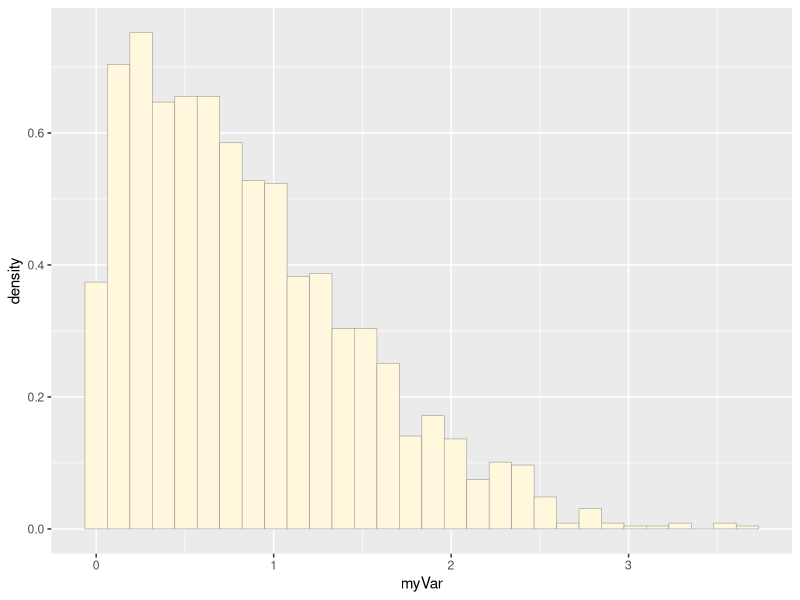
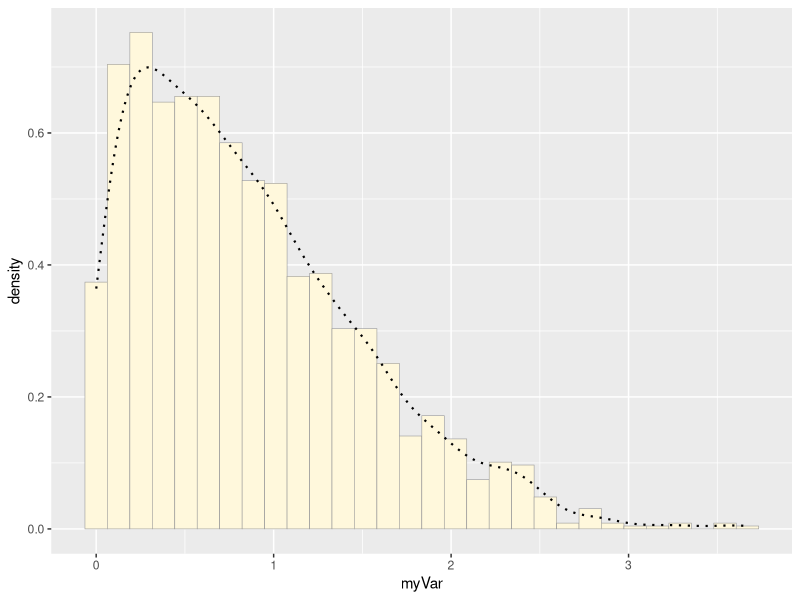
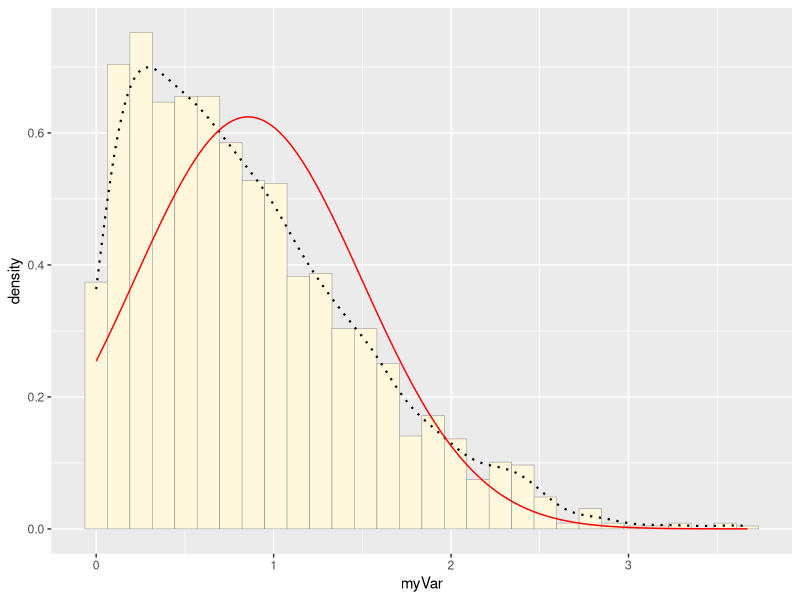
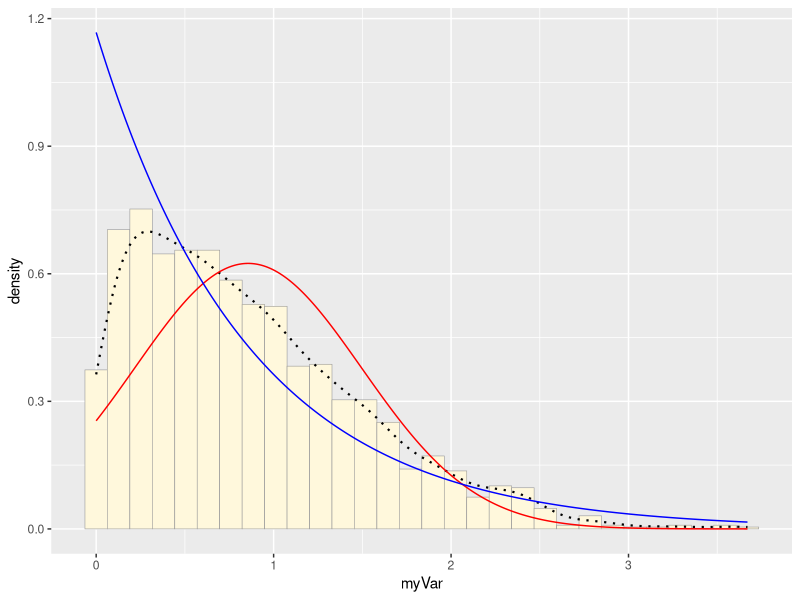
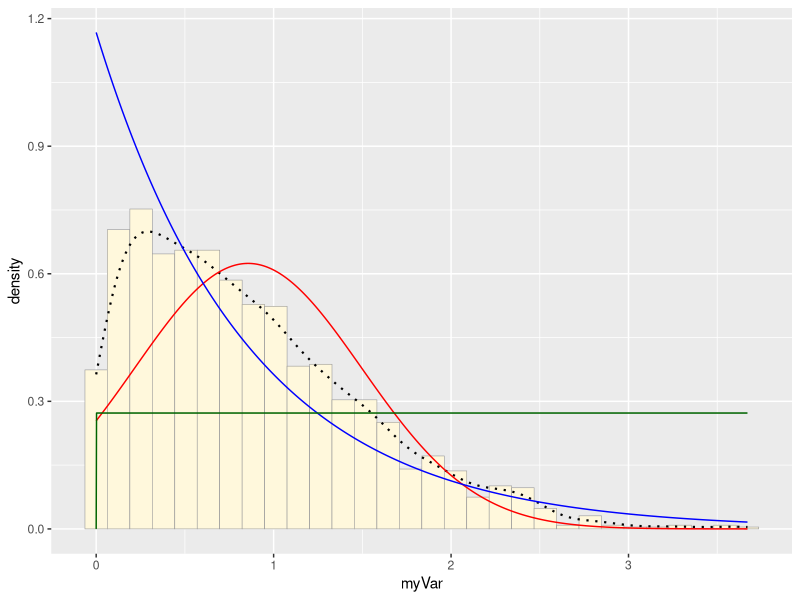
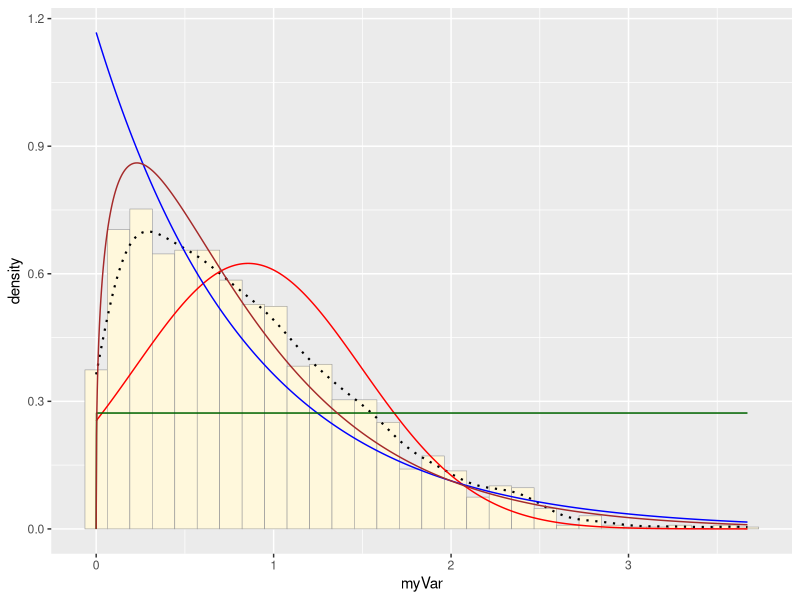
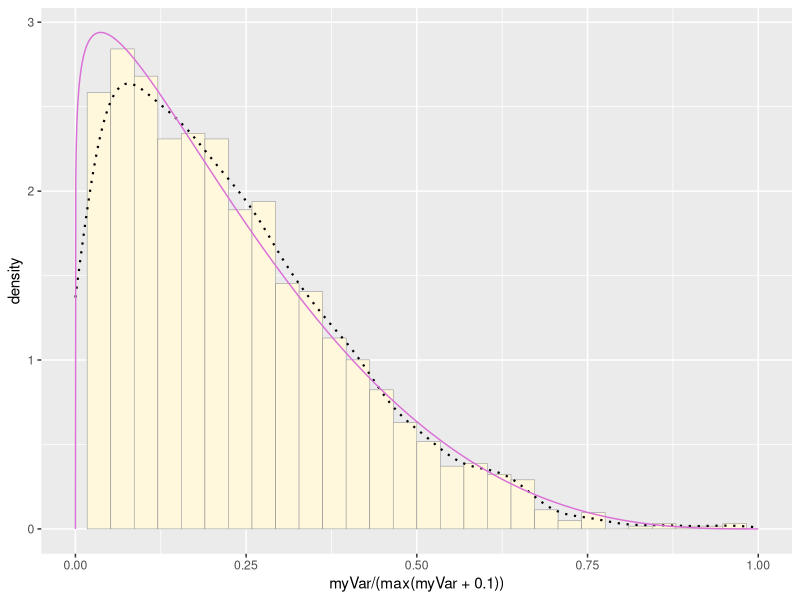
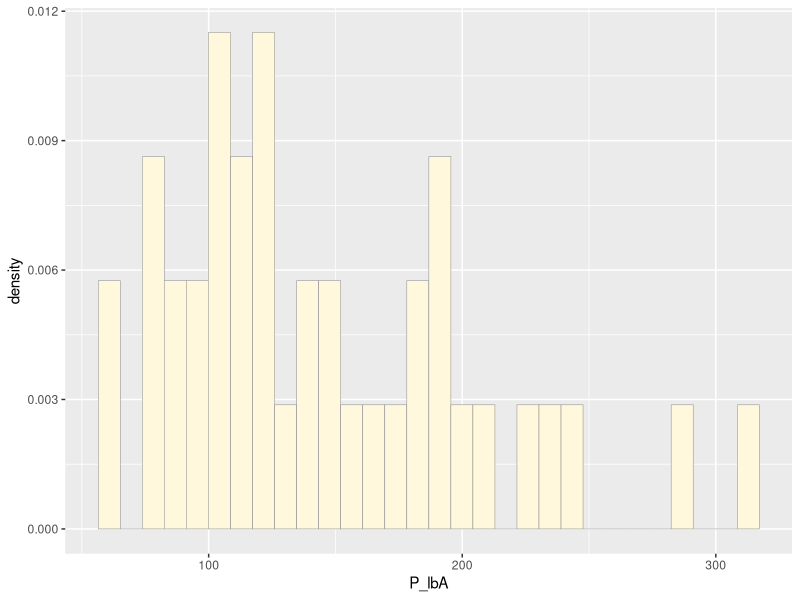

The R script that drew these images, in order:
## ---- chunk 1

library(ggplot2) # for graphics
library(MASS) # for maximum likelihood estimation


## ---- chunk 2
# quick and dirty, a truncated normal distribution to work on the solution set

z <- rnorm(n=3000,mean=0.2)
z <- data.frame(1:3000,z)
names(z) <- list("ID","myVar")
z <- z[z$myVar>0,]
str(z)
summary(z$myVar)

## ---- chunk 3
p1 <- ggplot(data=z, aes(x=myVar, y=..density..)) +
  geom_histogram(color="grey60",fill="cornsilk",size=0.2) 
print(p1)

## ---- chunk 4
p1 <-  p1 +  geom_density(linetype="dotted",size=0.75)
print(p1)

## ---- chunk 5
normPars <- fitdistr(z$myVar,"normal")
print(normPars)
str(normPars)
normPars$estimate["mean"] # note structure of getting a named attribute

## ---- chunk 6
meanML <- normPars$estimate["mean"]
sdML <- normPars$estimate["sd"]

xval <- seq(0,max(z$myVar),len=length(z$myVar))

 stat <- stat_function(aes(x = xval, y = ..y..), fun = dnorm, colour="red", n = length(z$myVar), args = list(mean = meanML, sd = sdML))
 p1 + stat

## ---- chunk 7
expoPars <- fitdistr(z$myVar,"exponential")
rateML <- expoPars$estimate["rate"]

stat2 <- stat_function(aes(x = xval, y = ..y..), fun = dexp, colour="blue", n = length(z$myVar), args = list(rate=rateML))
 p1 + stat + stat2

## ---- chunk 8
stat3 <- stat_function(aes(x = xval, y = ..y..), fun = dunif, colour="darkgreen", n = length(z$myVar), args = list(min=min(z$myVar), max=max(z$myVar)))
 p1 + stat + stat2 + stat3

## ---- chunk 9
gammaPars <- fitdistr(z$myVar,"gamma")
shapeML <- gammaPars$estimate["shape"]
rateML <- gammaPars$estimate["rate"]

stat4 <- stat_function(aes(x = xval, y = ..y..), fun = dgamma, colour="brown", n = length(z$myVar), args = list(shape=shapeML, rate=rateML))
 p1 + stat + stat2 + stat3 + stat4

## ---- chunk 10
pSpecial <- ggplot(data=z, aes(x=myVar/(max(myVar + 0.1)), y=..density..)) +
  geom_histogram(color="grey60",fill="cornsilk",size=0.2) + 
  xlim(c(0,1)) +
  geom_density(size=0.75,linetype="dotted")

betaPars <- fitdistr(x=z$myVar/max(z$myVar + 0.1),start=list(shape1=1,shape2=2),"beta")
shape1ML <- betaPars$estimate["shape1"]
shape2ML <- betaPars$estimate["shape2"]

statSpecial <- stat_function(aes(x = xval, y = ..y..), fun = dbeta, colour="orchid", n = length(z$myVar), args = list(shape1=shape1ML,shape2=shape2ML))
pSpecial + statSpecial

## ---- chunk 11
# loading in some data from an experiment I did in Summer 2020

z <- read.table("Rsheet_IC.csv",header=TRUE,sep=",", stringsAsFactors=FALSE)
str(z)
summary(z)


## ---- chunk 12
#x = pounds of phosphorus per acre 
p1 <- ggplot(data=z, aes(x=P_lbA, y=..density..)) +
  geom_histogram(color="grey60",fill="cornsilk",size=0.2) 
print(p1)

## ---- chunk 13

#add the density curve as a dotted line
p1 <-  p1 +  geom_density(linetype="dotted",size=0.75)
print(p1)

## ---- chunk 14
#use fitdistr to fit normal distribution parameters to data
normPars <- fitdistr(z$P_lbA,"normal")

#pring to view what it generated
print(normPars)
#view the structure
str(normPars)
#extract the mean
normPars$estimate["mean"] # note structure of getting a named attribute

## ---- chunk 15
#create mean and standard deviation values from fitdistr above
meanML <- normPars$estimate["mean"]
sdML <- normPars$estimate["sd"]

#creating a vector for x values to use on the graph
#zero to the max value of phoshorus
#length is the number of observations
xval <- seq(0,max(z$P_lbA),len=length(z$P_lbA))

#add a normal shaped line to the graph in red
 stat <- stat_function(aes(x = xval, y = ..y..), fun = dnorm, colour="red", n = length(z$P_lbA), args = list(mean = meanML, sd = sdML))
 p1 + stat

## ---- chunk 16
#fitdistr for exponential dis
expoPars <- fitdistr(z$P_lbA,"exponential")
#extracting the rate from the estimates generated
#by fitdistr
rateML <- expoPars$estimate["rate"]

#add an exponential dist. line to the graph in blue
stat2 <- stat_function(aes(x = xval, y = ..y..), fun = dexp, colour="blue", n = length(z$P_lbA), args = list(rate=rateML))
 p1 + stat + stat2
 
#this does not match

## ---- chunk 17

#create uniform probability using data min and max in dark green
stat3 <- stat_function(aes(x = xval, y = ..y..), fun = dunif, colour="darkgreen", n = length(z$P_lbA), args = list(min=min(z$P_lbA), max=max(z$P_lbA)))
 p1 + stat + stat2 + stat3

## ---- chunk 18
#fitdistr for gamma distribution
gammaPars <- fitdistr(z$P_lbA,"gamma")
#extract shape parameter
shapeML <- gammaPars$estimate["shape"]
#extract rate parameter
rateML <- gammaPars$estimate["rate"]

#add a line for gamma distribution to the plot in brown
stat4 <- stat_function(aes(x = xval, y = ..y..), fun = dgamma, colour="brown", n = length(z$P_lbA), args = list(shape=shapeML, rate=rateML))
 p1 + stat + stat2 + stat3 + stat4

## ---- chunk 19

#creating a special graph?
#x is proportional to max value of x plus 0.1
pSpecial <- ggplot(data=z, aes(x=P_lbA/(max(P_lbA + 0.1)), y=..density..)) +
  geom_histogram(color="grey60",fill="cornsilk",size=0.2) + 
  xlim(c(0,1)) +
  geom_density(size=0.75,linetype="dotted")

#fitdistr for beta 
betaPars <- fitdistr(x=z$P_lbA/max(z$P_lbA + 0.1),start=list(shape1=1,shape2=2),"beta")
#extract shape1
shape1ML <- betaPars$estimate["shape1"]
#extract shape 2
shape2ML <- betaPars$estimate["shape2"]


statSpecial <- stat_function(aes(x = xval, y = ..y..), fun = dbeta, colour="orchid", n = length(z$P_lbA), args = list(shape1=shape1ML,shape2=shape2ML))
pSpecial + statSpecial

## ---- chunk 20
#gamma is best fitting although 
gammaSim <- fitdistr(z$P_lbA,"gamma")

#extract mean and sd
shapeSim <- gammaSim$estimate["shape"]
rateSim <- gammaSim$estimate["rate"]

#generate random values
simSim <- rgamma(n = length(z$P_lbA), shape = shapeSim, rate = rateSim)
str(simSim)

#plot values as histogram
p1 <- ggplot(data=z, aes(x=simSim, y=..density..)) +
  geom_histogram(color="black",fill="thistle4",size=0.2) + theme_bw() +xlim (0,325)
print(p1)


#add the density curve as a dotted line
p1 <-  p1 +  geom_density(linetype="dotted",size=0.75)
print(p1)


## ---- chunk 21
#x = pounds of phosphorus per acre 
p1 <- ggplot(data=z, aes(x=P_lbA, y=..density..)) +
  geom_histogram(color="black",fill="salmon4",size=0.2) + xlim(0,325) +theme_bw()
print(p1)

## ---- chunk 22
#x = buckwheat density 

p1 <- ggplot(data=z, aes(x=BW_density, y=..density..)) +
  geom_histogram(color="black",fill="turquoise4",size=0.2) + 
  theme_bw()
print(p1)

## ---- chunk 23

#add the density curve as a dotted line
p1 <-  p1 +  geom_density(linetype="dotted",size=0.75)
print(p1)

## ---- chunk 24
#use fitdistr to fit normal distribution parameters to data
normPars <- fitdistr(z$BW_density,"normal")

#pring to view what it generated
print(normPars)
#view the structure
str(normPars)
#extract the mean
normPars$estimate["mean"] # note structure of getting a named attribute

## ---- chunk 25
#create mean and standard deviation values from fitdistr above
meanML <- normPars$estimate["mean"]
sdML <- normPars$estimate["sd"]

#creating a vector for x values to use on the graph
#zero to the max value of phoshorus
#length is the number of observations
xval <- seq(0,max(z$BW_density),len=length(z$BW_density))

#add a normal shaped line to the graph in red
 stat <- stat_function(aes(x = xval, y = ..y..), fun = dnorm, colour="red", n = length(z$BW_density), args = list(mean = meanML, sd = sdML))
 p1 + stat

## ---- chunk 26
#fitdistr for exponential dis
expoPars <- fitdistr(z$BW_density,"exponential")
#extracting the rate from the estimates generated
#by fitdistr
rateML <- expoPars$estimate["rate"]

#add an exponential dist. line to the graph in blue
stat2 <- stat_function(aes(x = xval, y = ..y..), fun = dexp, colour="blue", n = length(z$BW_density), args = list(rate=rateML))
 p1 + stat + stat2
 
#this does not match

## ---- chunk 27

#create uniform probability using data min and max in dark green
stat3 <- stat_function(aes(x = xval, y = ..y..), fun = dunif, colour="darkgreen", n = length(z$BW_density), args = list(min=min(z$P_lbA), max=max(z$BW_density)))
 p1 + stat + stat2 + stat3

## ---- chunk 28
#fitdistr for gamma distribution
gammaPars <- fitdistr(z$BW_density,"gamma")
#extract shape parameter
shapeML <- gammaPars$estimate["shape"]
#extract rate parameter
rateML <- gammaPars$estimate["rate"]

#add a line for gamma distribution to the plot in brown
stat4 <- stat_function(aes(x = xval, y = ..y..), fun = dgamma, colour="brown", n = length(z$BW_density), args = list(shape=shapeML, rate=rateML))
 p1 + stat + stat2 + stat3 + stat4

## ---- chunk 29

#creating a special graph?
#x is proportional to max value of x plus 0.1
pSpecial <- ggplot(data=z, aes(x=BW_density/(max(BW_density + 0.1)), y=..density..)) +
  geom_histogram(color="black",fill="turquoise4",size=0.2) + 
  xlim(c(0,1)) +
  geom_density(size=0.75,linetype="dotted") + theme_bw()

#fitdistr for beta 
betaPars <- fitdistr(x=z$BW_density/max(z$BW_density + 0.1),start=list(shape1=1,shape2=2),"beta")
#extract shape1
shape1ML <- betaPars$estimate["shape1"]
#extract shape 2
shape2ML <- betaPars$estimate["shape2"]


statSpecial <- stat_function(aes(x = xval, y = ..y..), fun = dbeta, colour="orchid", n = length(z$BW_density), args = list(shape1=shape1ML,shape2=shape2ML))
pSpecial + statSpecial

